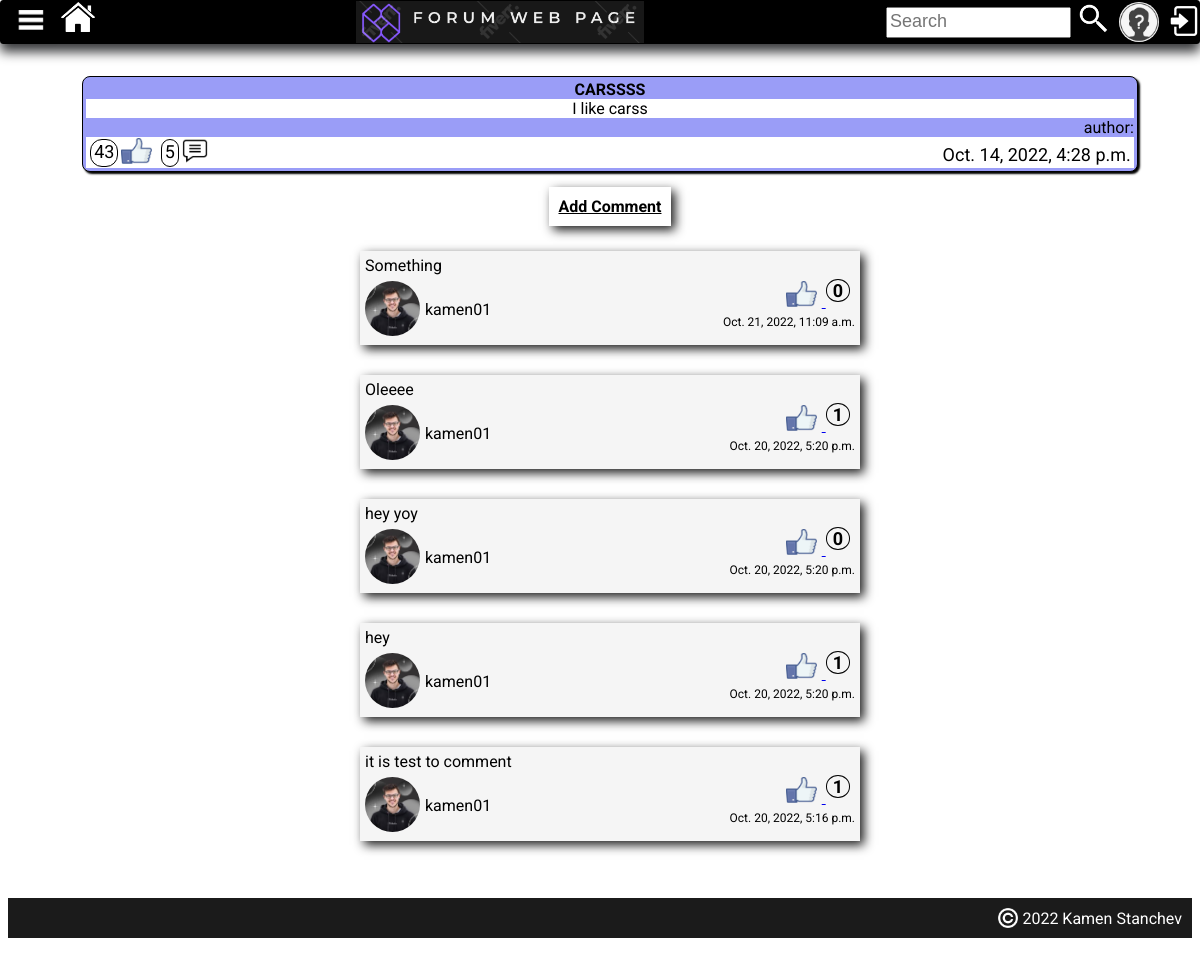
/article-details/8/, run on the app's committed database.
### forum_project/main_app/models.py (models this page shows, shortened)
class PostArticle(models.Model):
    title = models.CharField(max_length=30, unique=True)
    content = models.TextField()
    likes = models.IntegerField(default=0)
    date_created = models.DateTimeField(auto_now_add=True)
    topic = models.CharField(max_length=30, choices=topics_choices(), default='NO TOPIC')
    user = models.ForeignKey(User, on_delete=models.CASCADE)
    users_which_liked_article = models.ManyToManyField(
        User,
        related_name='user_lied_article',
        blank=True,
    )
    @property
    def comments(self):
        result = self.articlecomment_set.all()
        return result

class ArticleComment(models.Model):
    user = models.ForeignKey(User, on_delete=models.CASCADE)
    post_article = models.ForeignKey(PostArticle, on_delete=models.CASCADE)
    content = models.TextField(max_length=300)
    data_created = models.DateTimeField(auto_now_add=True)
    likes = models.IntegerField(default=0)
    users_which_liked_comment = models.ManyToManyField(
        User,
        related_name='user_lied_comment',
        blank=True,
    )

class Profile(models.Model):
    user = models.OneToOneField(User, on_delete=models.CASCADE)
    first_name = models.CharField(max_length=30, null=True, blank=True)
    last_name = models.CharField(max_length=30, null=True, blank=True)
    city = models.CharField(max_length=30)
    profession = models.CharField(max_length=30)
    profile_img = models.ImageField(upload_to='images/', default='images/add_profile_image.jpg')

### forum_project/main_app/views.py (the view)
# urls.py: path('article-details/<int:pk>/', views.ArticleDetails.as_view(), name='article-details'),
class ArticleDetails(DetailView):
    model = PostArticle
    template_name = 'article-detail.html'
    context_object_name = "article"
    def get_context_data(self, *args, **kwargs):
        current_article = PostArticle.objects.get(id=self.kwargs['pk'])
        comments = reversed(current_article.articlecomment_set.all())
        context = super(ArticleDetails, self).get_context_data(*args, **kwargs)
        context['comments'] = comments
        return context

### forum_project/main_app/templates/article-detail.html (shortened to what this page needs)
{% extends 'base.html' %}
{% load static %}
{% block page_content %}
    <div class="main-container">
        <div class="central-container" style="border: none; box-shadow: none; background-color: white; padding-bottom: 100px">
            <div class="container-items">
                <p class="topic-title">
                    {{ article.title }}
                </p>
                <p class="topic-content">
                    {{ article.content }}
                </p>
                <p class="topic-author">
                    author: {{ article.user.first_name }} {{ article.user.last_name }}
                </p>
                <div class="status-topic">
                    <div class="status-data-left">{{ article.likes }}</div>
                        <a href="{% url 'likes' article.id %}"><img class="like-button" src="{% static 'icons/like.png' %}"></a>
                    <div class="status-data-left">{{ article.comments|length }}</div>
                        <a href="{% url 'create-comment' article.id %}"><img class="like-button" src="{% static 'icons/comment-black.png' %}"></a>
                    <div class="status-data-right">{{ article.date_created }}</div>
                </div>
            </div>
            <a href="{% url 'create-comment' article.pk %}"
                    style="
                    margin: 15px 0 10px 0 ;
                    padding: 10px;
                    font-weight: bold;
                    align-self: center;
                    background-color: white;
                    color: black;
                    text-align: center;
                    box-shadow: #1b1b1b 4px 4px 10px;
            "
            >Add Comment</a>
            {% for comment in comments %}
                <div class="container-comment">
                    <div class="comment-content">
                        {{ comment.content }}
                    </div>
                    <div class="comment-details">
                        <div class="comment-details-left">
                            <div >
                                <img class="comment-user-img" src="{{ comment.user.profile.profile_img.url }}">
                            </div>
                            <div class="comment-user-name">
                                {{ comment.user.username }}
                            </div>
                        </div>
                        <div class="comment-details-right">
                            <div class="comment-likes-details">
                                <a href="{% url 'like_comment' comment.id %}">
                                    <img class="like-button" src="{% static 'icons/like.png' %}">
                                </a>
                                <span class="comment-likes-count">{{ comment.likes }}</span>
                            </div>
                            <div>
                                <span class="comment-data-created">{{ comment.data_created }}</span>
                            </div>
                        </div>
                    </div>
                </div>
            {% endfor %}
        </div>
    </div>
{% endblock %}

### static/css/main.css (style rules this page uses)
body { padding-top: 5px; font-family: 'Roboto', sans-serif; }
p { margin: 0; }

### static/css/container.css (style rules this page uses)
.main-container { display: flex; flex-direction: row; min-height: 80%; padding-top: 10px; padding-bottom: 20px; margin-top: 45px; }
.central-container { display: flex; overflow-y: scroll; flex-direction: column; background-color: whitesmoke; flex: 3; margin-left: 20px; max-height: 700px; box-shadow: black 2px 2px 15px; }
.container-items { width: 90%; border-radius: 8px; background-color: #9A9DF7; color: black; margin-left: auto; margin-right: auto; margin-top: 8px; padding: 3px; border: 1px solid; box-shadow: 2px 2px 2px; text-align: center; }
.topic-title { font-weight: bold; }
.topic-content { font-size: 16px; color: black; background-color: white; }
.topic-author { text-align: right; margin: 0; padding: 0; }
.status-topic { display: flex; flex-direction: row; font-size: 18px; color: black; background-color: white; }
.status-data-left { margin-top: 2px; margin-bottom: 1px; margin-left: 4px; padding: 1px 3px; border-radius: 12px; color: black; border: black 1px solid; }
.like-button { height: 26px; margin-right: 5px; margin-left: 3px; margin-top: 1px; }
.status-data-right { margin-top: 7px; margin-right: 3px; flex: 1; text-align: right; }

### forum_project/main_app/templates/article-detail.html (style rules this page uses)
.container-comment { box-shadow: #1b1b1b 4px 4px 10px; background-color: whitesmoke; align-self: center; width: 500px; margin: 15px; }
.comment-content { margin: 5px; }
.comment-details { display: flex; justify-content: space-between; height: 60px; margin: 5px; }
.comment-details-left { display: flex; flex-direction: row; height: 59px; }
.comment-user-img { height: 55px; width: 55px; object-fit: cover; border-radius: 50%; margin: 2% 0 3% 0; }
.comment-user-name { margin: auto 5px; }
.comment-details-right { display: flex; flex-direction: column; }
.comment-likes-details { padding-right: 5px; align-self: end; }
.comment-likes-count { color: black; font-weight: bold; font-size: 18px; vertical-align: top; padding: 0 6px 0 6px; border: black 1px solid; border-radius: 50%; }
.comment-data-created { font-size: 12px; }

### data on the page
PostArticle: title "CARSSSS", content "I like carss", likes "43", comments|length "5", date_created "Oct. 14, 2022, 4:28 p.m."
ArticleComment: content "Something", user.profile.profile_img (picture), user.username "kamen01", likes "0", data_created "Oct. 21, 2022, 11:09 a.m."
ArticleComment: content "Oleeee", user.profile.profile_img (picture), user.username "kamen01", likes "1", data_created "Oct. 20, 2022, 5:20 p.m."
ArticleComment: content "hey yoy", user.profile.profile_img (picture), user.username "kamen01", likes "0", data_created "Oct. 20, 2022, 5:20 p.m."
ArticleComment: content "hey", user.profile.profile_img (picture), user.username "kamen01", likes "1", data_created "Oct. 20, 2022, 5:20 p.m."
ArticleComment: content "it is test to comment", user.profile.profile_img (picture), user.username "kamen01", likes "1", data_created "Oct. 20, 2022, 5:16 p.m."
